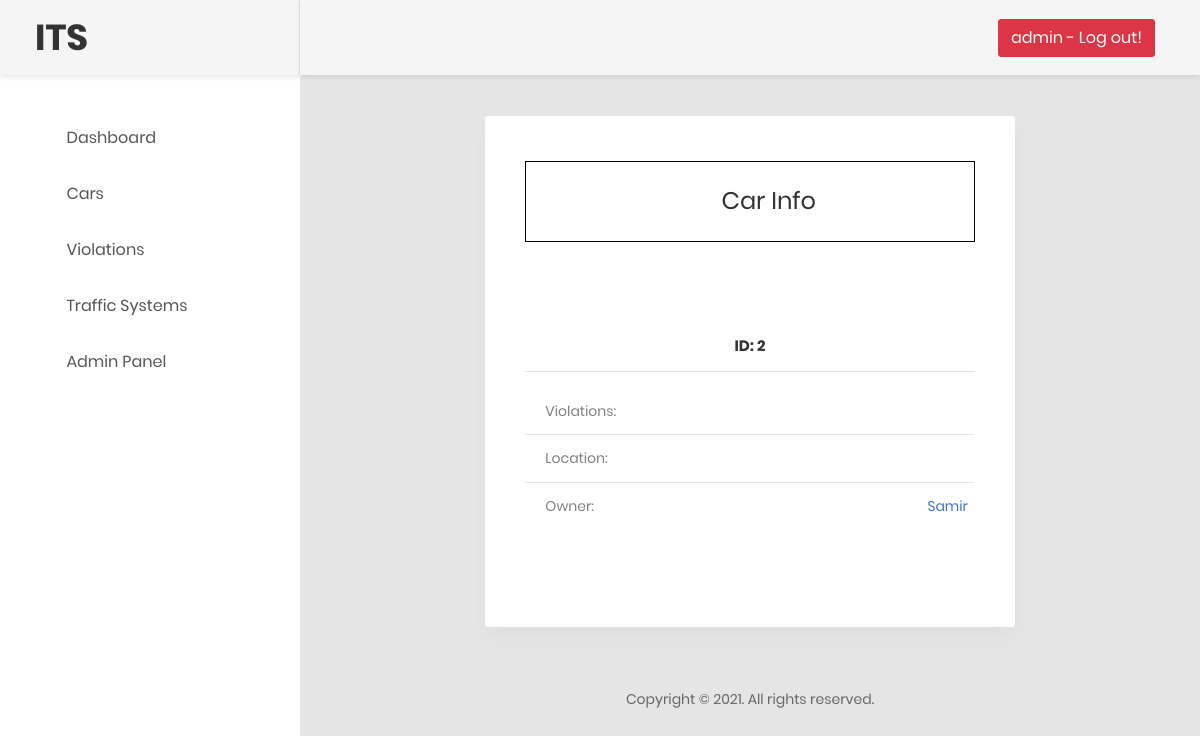
Before: /cars/2/ (signed in) with the older database file.
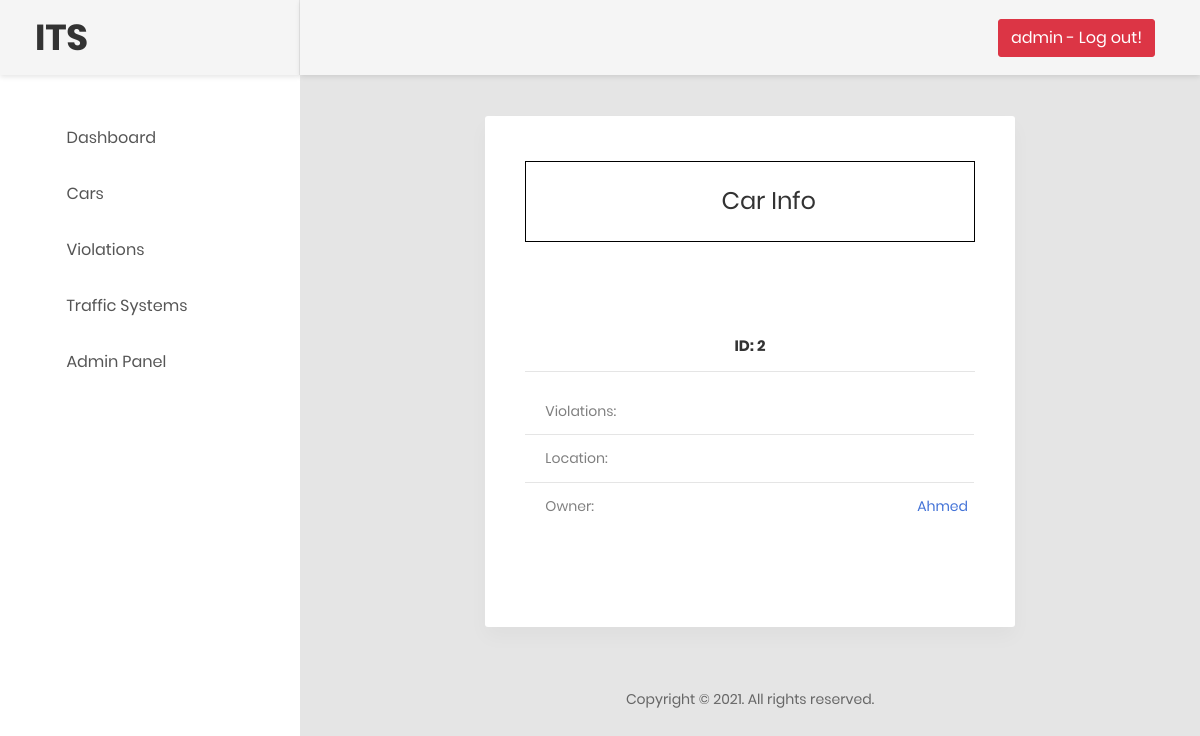
After: the same page with the newer database file.
### main/models.py (models this page shows)
class Car(models.Model):
    class Meta:
        verbose_name = "Car"
        verbose_name_plural = "Cars"
    car_id = models.CharField(verbose_name='Car ID', max_length=10000, primary_key=True, unique=True)
    car_type = models.CharField(verbose_name='Car Type', max_length=255, choices=CAR_TYPE)
    num_passengers = models.IntegerField(verbose_name='Number of Passengers', default=4)
    car_owner = models.CharField(verbose_name='Car Owner', max_length=255)
    plate_num = models.CharField(verbose_name='Plate Number', max_length=255)
    def __str__(self) -> str:
        return 'Car: ' + self.car_id

### main/views.py (the view)
# urls.py: path('cars/<str:car_id>/', views.carDetail),
@login_required(login_url='/auth/login')
def carDetail(request, car_id):
    carDetail = Car.objects.get(car_id=car_id)
    context = {
        'car': carDetail,
        }
    return render(
        request=request,
        template_name='cars/car.html',
        context=context
        )

### templates/cars/car.html (shortened to what this page needs)
{% extends 'base.html' %}
{% block div %}
    <div class="row">
        <div class="col-md-8 offset-md-2">
            <div class="top-campaign">
                <h3 class="title-3 m-b-30" style="text-align: center; border: 1px solid #000; padding: 25px;"><i class="zmdi zmdi-car"></i> Car Info</h3>
                <div class="location text-sm-center" style="font-size: 35px;">
                    <i class="zmdi zmdi-view-web"></i>
                </div>
                <h5 class="text-sm-center mt-2 mb-1">ID: {{car.car_id}}</h5>
                <hr>
                <div class="table-responsive">
                    <table class="table table-top-campaign">
                        <tbody>
                            <tr>
                                <td><i class="zmdi zmdi-block"></i> Violations:</td>
                                <td>
                                </td>
                            </tr>
                            <tr>
                                <td><i class="zmdi zmdi-gps-dot"></i> Location:</td>
                                <td>{{car.location}}</td>
                            </tr>
                            <tr>
                                <td><i class="zmdi zmdi-account-circle"></i> Owner:</td>
                                <td>{{car.car_owner}}</td>
                            </tr>
                        </tbody>
                    </table>
                </div>
            </div>
        </div>
    </div>
{% endblock div %}

### templates/base.html (shortened to what this page needs)
<!DOCTYPE html>
<html lang="en">
{% load static %}
<head>
    <link href="{% static 'css/font-face.css' %}" rel="stylesheet" media="all">
    <link href="{% static 'vendor/font-awesome-4.7/css/font-awesome.min.css' %}" rel="stylesheet" media="all">
    <link href="{% static 'vendor/font-awesome-5/css/fontawesome-all.min.css' %}" rel="stylesheet" media="all">
    <link href="{% static 'vendor/mdi-font/css/material-design-iconic-font.min.css' %}" rel="stylesheet" media="all">
    <link href="{% static 'vendor/bootstrap-4.1/bootstrap.min.css' %}" rel="stylesheet" media="all">
    <link href="{% static 'vendor/animsition/animsition.min.css' %}" rel="stylesheet" media="all">
    <link href="{% static 'vendor/bootstrap-progressbar/bootstrap-progressbar-3.3.4.min.css' %}" rel="stylesheet" media="all">
    <link href="{% static 'vendor/wow/animate.css' %}" rel="stylesheet" media="all">
    <link href="{% static 'vendor/css-hamburgers/hamburgers.min.css' %}" rel="stylesheet" media="all">
    <link href="{% static 'vendor/slick/slick.css' %}" rel="stylesheet" media="all">
    <link href="{% static 'vendor/select2/select2.min.css' %}" rel="stylesheet" media="all">
    <link href="{% static 'vendor/perfect-scrollbar/perfect-scrollbar.css' %}" rel="stylesheet" media="all">
    <link href="{% static 'css/theme.css' %}" rel="stylesheet" media="all">
</head>
<body class="animsition">
    <div class="page-wrapper">
        <aside class="menu-sidebar d-none d-lg-block">
            <div class="logo">
                <a href="{% url 'index' %}">
                    <h1>ITS</h1>
                </a>
            </div>
            <div class="menu-sidebar__content js-scrollbar1">
                <nav class="navbar-sidebar">
                    <ul class="list-unstyled navbar__list">
                        <li class="" id="dash">
                            <a class="js-arrow" href="{% url 'index' %}">
                                <i class="fas fa-tachometer-alt"></i>Dashboard
                            </a>
                        </li>
                        <li class="" id="cars">
                            <a class="js-arrow" href="{% url 'cars' %}">
                                <i class="zmdi zmdi-car"></i>Cars
                            </a>
                        </li>
                        <li class="" id="viols">
                            <a class="js-arrow" href="{% url 'violations' %}">
                                <i class="zmdi zmdi-block"></i>Violations
                            </a>
                        </li>
                        <li class="" id="traffics">
                            <a class="js-arrow" href="{% url 'traffics' %}">
                                <i class="zmdi zmdi-traffic"></i>Traffic Systems
                            </a>
                        </li>
                        <li class="">
                            <a class="js-arrow" href="{% url 'admin:index' %}">
                                <i class="zmdi zmdi-settings"></i>Admin Panel
                            </a>
                        </li>
                    </ul>
                </nav>
            </div>
        </aside>
        <div class="page-container">
            <header class="header-desktop">
                <div class="section__content section__content--p30">
                    <div class="container-fluid">
                        <div class="header-wrap" style="float: right;">
                            <div class="header-button">
                                <div class="account-wrap">
                                    <form action="{% url 'logout' %}" method="post">
                                        <button type="submit" class="btn btn-danger">{{user.username}} - Log out!</button>
                                    </form>
                                </div>
                            </div>
                        </div>
                    </div>
                </div>
            </header>
            <div class="main-content">
                <div class="section__content section__content--p30">
                    <div class="container-fluid">
                        {% block div %}
                        {% endblock div %}
                        <div class="row">
                            <div class="col-md-12">
                                <div class="copyright">
                                    <p>Copyright &copy; <script>document.write(new Date().getFullYear());</script>. All rights reserved.</p>
                                </div>
                            </div>
                        </div>
                    </div>
                </div>
            </div>
        </div>
    </div>
</body>
</html>

Changed rows visible on the page:
changed Car id 2: car_owner "Samir" → "Ahmed"
